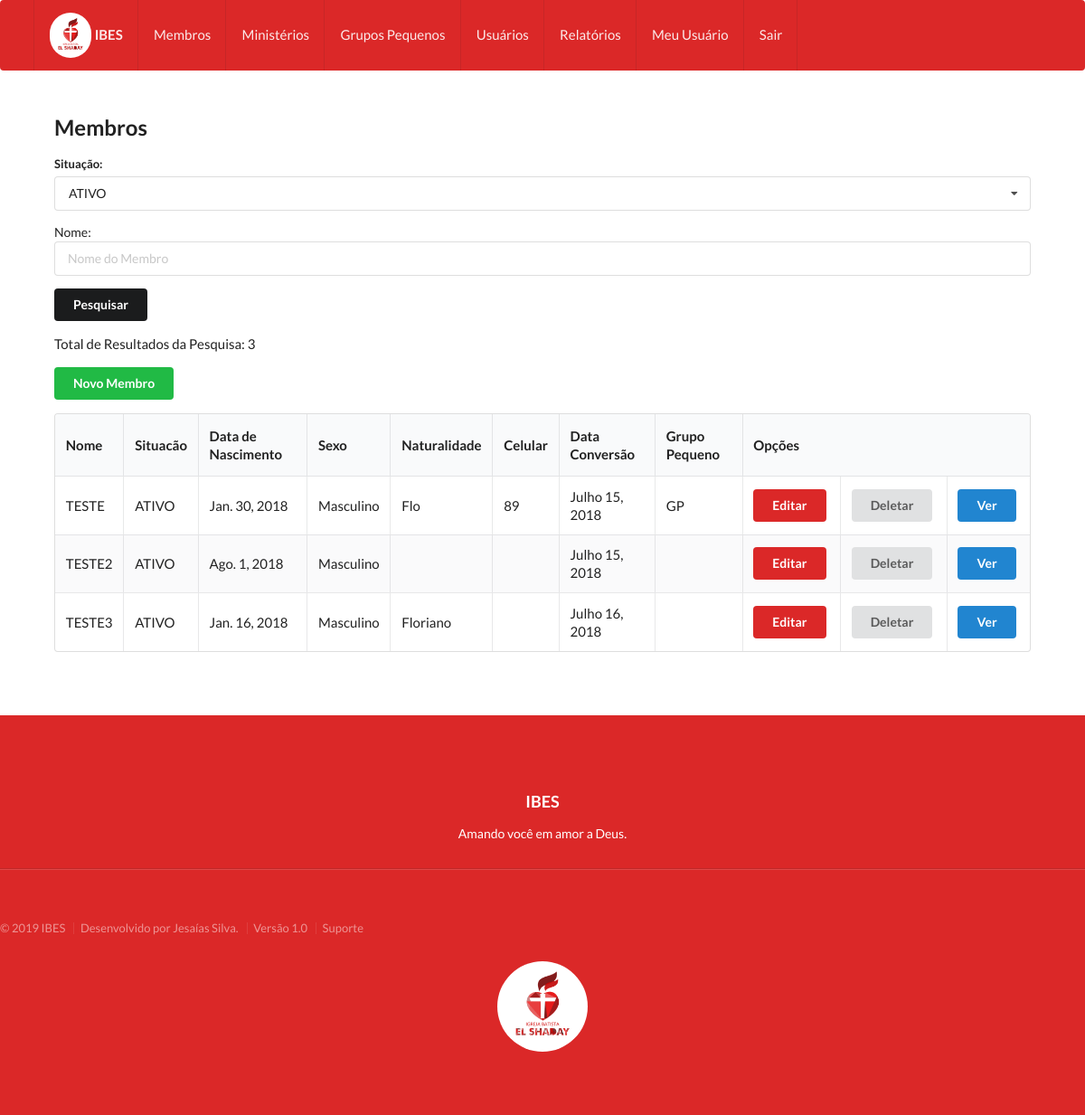
The app's page /membros/ (signed in), older data.
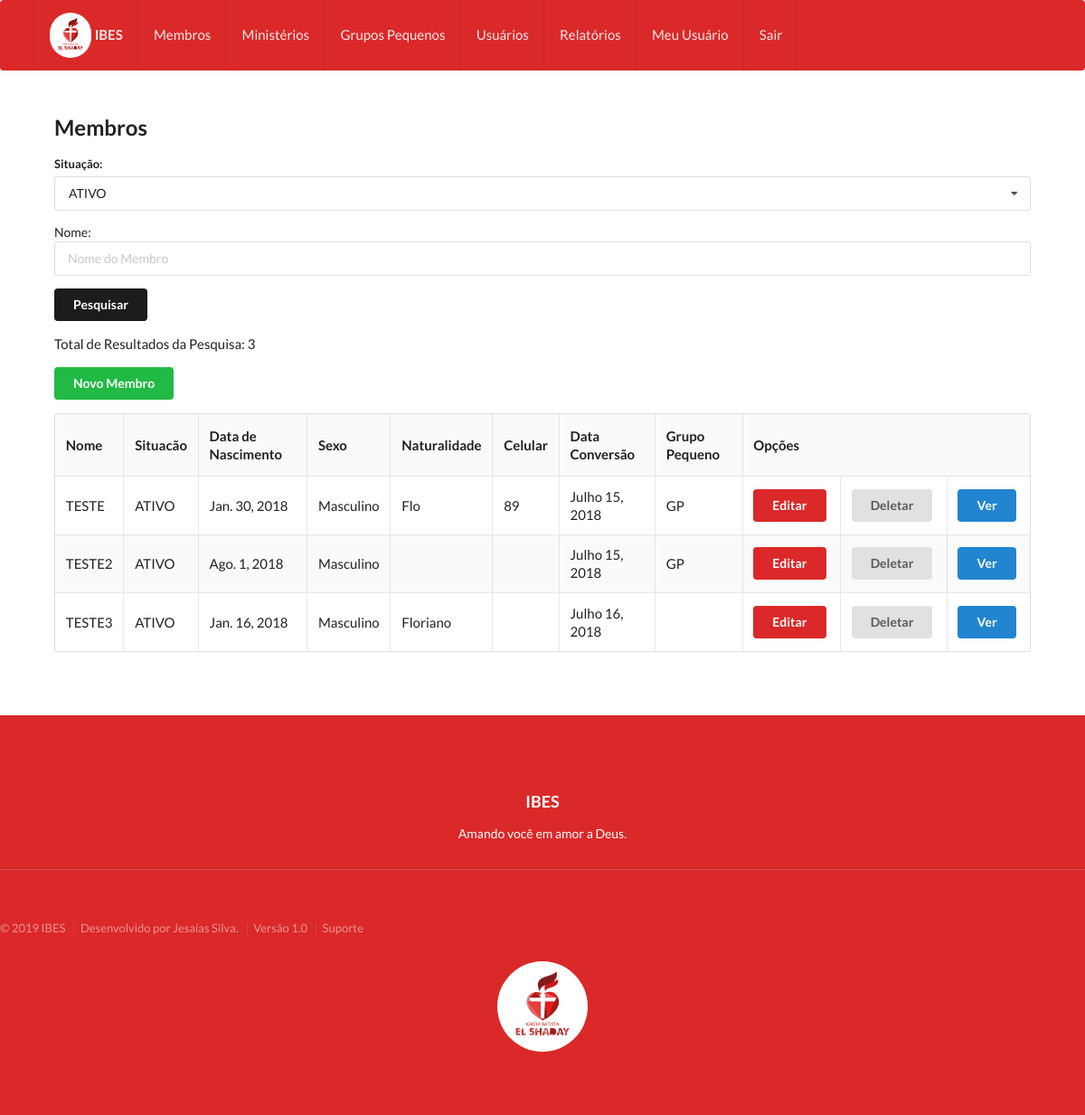
The same page, newer data.
### secretariaapp/models.py (models this page shows, shortened)
class Membro(models.Model):
    nome_completo = models.CharField(max_length=100 )
    sexo = models.ForeignKey(Sexo, on_delete=models.PROTECT)
    situacao = models.ForeignKey(Situacao, on_delete=models.PROTECT)
    data_situacao = models.DateField(blank=True,null=True)
    data_nascimento = models.DateField(default=datetime.now,blank=True,null=True)
    naturalidade = models.CharField(max_length=30,blank=True)
    uf_nascimento = models.ForeignKey(Uf, related_name = 'uf_nascimento', on_delete=models.PROTECT,null=True,blank=True)
    cpf = models.CharField(max_length=11,blank=True)
    rg = models.CharField(max_length=15,blank=True)
    endereco = models.CharField(max_length=50,blank=True)
    n = models.CharField(max_length=10,blank=True)
    bairro = models.CharField(max_length=50,blank=True)
    cidade = models.CharField(max_length=50)
    uf_endereco = models.ForeignKey(Uf, related_name = 'uf_endereco', on_delete=models.PROTECT)
    cep = models.CharField(max_length=10,blank=True)
    telefone_celular = models.CharField(max_length=15,blank=True)
    telefone_residencial = models.CharField(max_length=15,blank=True)
    telefone_comercial = models.CharField(max_length=15,blank=True)
    email = models.EmailField(max_length=254,blank=True)
    nome_responsavel = models.CharField(max_length=100,blank=True)
    estado_civil = models.ForeignKey(Estado_Civil, on_delete=models.PROTECT)
    nome_conjuge = models.CharField(max_length=100,blank=True)
    data_casascimento = models.DateField(blank=True,null=True)
    numero_filhos = models.PositiveIntegerField(default= 0)
    filho1 = models.CharField(max_length=100,blank=True)
    data_nascimento_filho1 = models.DateField(blank=True,null=True)
    filho2 = models.CharField(max_length=100,blank=True)
    data_nascimento_filho2 = models.DateField(blank=True,null=True)
    filho3 = models.CharField(max_length=100,blank=True)
    data_nascimento_filho3 = models.DateField(blank=True,null=True)
    outros_filhos = models.TextField(blank=True)
    escolaridade = models.ForeignKey(Escolaridade, on_delete=models.PROTECT)
    profisao = models.CharField(max_length=50,blank=True)
    economicamente_ativo = models.BooleanField(default = False)
    data_conversao = models.DateField(default=datetime.now,blank=True,null=True)
    data_batismo = models.DateField(default=datetime.now,blank=True,null=True)
    igreja_batismo = models.CharField(max_length=50,blank=True)
    pastor = models.CharField(max_length=100,blank=True)
    data_chegada_na_elshaday = models.DateField(default=datetime.now,blank=True,null=True)
    origem = models.ForeignKey(Origem, on_delete=models.PROTECT,blank=True,null=True)
    ministerios_que_deseja_participar = models.CharField(max_length=100, blank=True)
    participa_grupo_pequeno = models.BooleanField(default = False)
    grupo_pequeno = models.ForeignKey(Grupo_Pequeno, on_delete=models.PROTECT,blank=True,null=True)
    trilha_discipulado = models.ManyToManyField(Trilha_Discipulado, blank=True)
    obs = models.TextField(blank=True)

class Situacao(models.Model):
    situacao = models.CharField(max_length=100,unique=True)
    descricao = models.TextField(blank=True)
    def __str__(self):
        return str(self.situacao)

class Sexo(models.Model):
    sexo = models.CharField(max_length=10,unique=True)
    def __str__(self):
        return str(self.sexo)

class Grupo_Pequeno(models.Model):
    nome = models.CharField(max_length=100,unique=True)
    descricao = models.TextField(blank=True)
    def __str__(self):
        return str(self.nome)

### secretariaapp/views.py (the view)
# urls.py: url(r'^membros/$',login_required(membro),name='membros'),
def membro(request):
    if not request.user.perfil.gerenciar_Membros:
        return redirect('/sempermissao')
    if forcar_user_atualizar_perfil(request) :
        return redirect('/meu_perfil/update/')
    todas_situacao = Situacao.objects.exclude(situacao = 'ATIVO').order_by('situacao')
    situacao_ativo = Situacao.objects.get(situacao = 'ATIVO')
    qtd = 0
    if  request.method == "POST":
        situacao_id = request.POST.get("situacao")
        nome_completo = request.POST.get("nome_completo")
        try:
            situacao = Situacao.objects.get(pk = situacao_id)
            membros = Membro.objects.filter(situacao = situacao, nome_completo__icontains = nome_completo ).order_by('nome_completo')
            qtd = membros.count
        except Exception as e:
            membros = Membro.objects.all().order_by('nome_completo')
            qtd = membros.count
    else:
        membros = Membro.objects.filter(situacao = situacao_ativo).order_by('nome_completo')
        qtd = membros.count
        '''
        else:
            mes = 1
            while mes<=12:
                dia = 1
                while dia<=31:
                    membrosN = Membro.objects.filter(situacao = situacao_ativo, data_nascimento__month = mes, data_nascimento__day = dia)
                    for item in membrosN:
                        membros.append({
                        "pk": item.pk,
                        "nome_completo":item.nome_completo,
                        "situacao":item.situacao,
                        "data_nascimento": item.data_nascimento,
                        "sexo":item.sexo,
                        "naturalidade":item.naturalidade,
                        "telefone_celular": item.telefone_celular,
                        "data_conversao":item.data_conversao,
                        "grupo_pequeno":item.grupo_pequeno
                        })
                    dia = dia +1
                mes = mes +1
            qtd = 'Aniversariantes (dos membros ativos)'
            #Gambiara Editar depois pois se mudar nome de campo pode dar erro
        '''
    return render(request,'membros.html',{'membros':membros, 'todas_situacao':todas_situacao,'situacao_ativo':situacao_ativo, 'qtd':qtd})

### secretariaapp/views.py (called while the page is built)
def forcar_user_atualizar_perfil(request):
    usuario = request.user
    perfil = Perfil.objects.get(user=usuario)
    espaco = 0
    numero = 0
    if perfil.nome_completo is None or perfil.email is None :
        return True
    for caracter in perfil.nome_completo:
        if caracter in ' ':
            espaco = espaco + 1
        if caracter in '0123456789':
            numero = numero + 1
    if len(perfil.nome_completo) <10  or len(perfil.email) < 10 or espaco == 0 or numero > 0:
        return True
    return False

### secretariaapp/templates/membros.html (shortened to what this page needs)
{% include 'cabecalho.html' %}
<div class="corpo_app">
<h2>Membros</h2>
<form class="ui form" action="" method="post">{% csrf_token %}
<div class="field">
    <label><label for="id_situacao">Situação:</label></label>
      <select name="situacao" id="id_situacao" required>
        <option value="{{situacao_ativo.pk}}" selected >{{situacao_ativo.situacao}}</option>
      </select>
</div>
<div class="field">
<p>
  <label for="id_nome">Nome:</label>
  <input type="text" placeholder="Nome do Membro" name="nome_completo" id="id_nome" maxlength="100" />
</p>
</div>
<input type="submit" value="Pesquisar" class="ui button black" />
</form>
<p>Total de Resultados da Pesquisa: {{qtd}}</p>
<table class="ui celled striped table" >
  <thead>
    <tr>
      <th>Nome</th>
      <th>Situacão</th>
      <th>Data de Nascimento</th>
      <th>Sexo</th>
      <th>Naturalidade</th>
      <th>Celular</th>
      <th>Data Conversão</th>
      <th>Grupo Pequeno</th>
      <th colspan="4"> Opções</th>
    </tr>
  </thead>
<a href="{% url 'secretariaapp:membroNew'%}" class="ui button positive" > Novo Membro </a>
  <tbody>
    {% for membro in membros  %}
      <tr>
        <td>{{  membro.nome_completo }}</td>
        <td>{{  membro.situacao }}</td>
        <td>{%if membro.data_nascimento is not None %}
          {{membro.data_nascimento}}
          {% endif %}
        </td>
        <td>{{  membro.sexo }}</td>
        <td>{{  membro.naturalidade }}</td>
        <td>{{  membro.telefone_celular }}</td>
        <td>{%if membro.data_conversao is not None %}
          {{membro.data_conversao}}
          {% endif %}
        </td>
        <td>{% if membro.grupo_pequeno is not None %}   {{membro.grupo_pequeno}}   {% endif %}</td>
        <td> <a href="{% url 'secretariaapp:membroUpdate' membro.pk  %}" class="ui red button" > Editar </a> </td>
        <td> <a href="{% url 'secretariaapp:membroDelete' membro.pk  %}" class="ui button"  > Deletar </a> </td>
        <td> <a href="{% url 'secretariaapp:membroDetalhes' membro.pk  %}" class="ui blue button" > Ver </a> </td>
      </tr>
    {% endfor %}
  </tbody>
</table>
</div>
{% include 'rodape.html' %}

Row changes from the older to the newer data that the page shows:
changed Membro "TESTE2": grupo_pequeno (not shown) → "GP"
